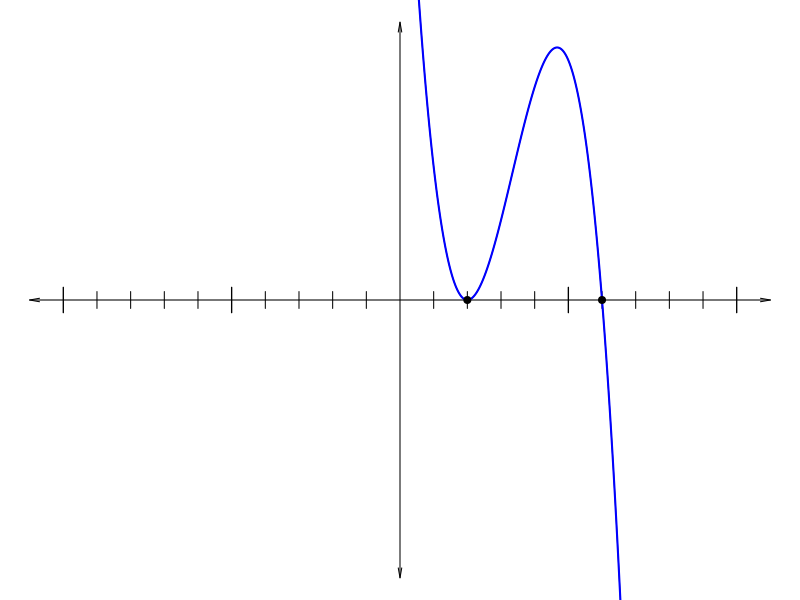
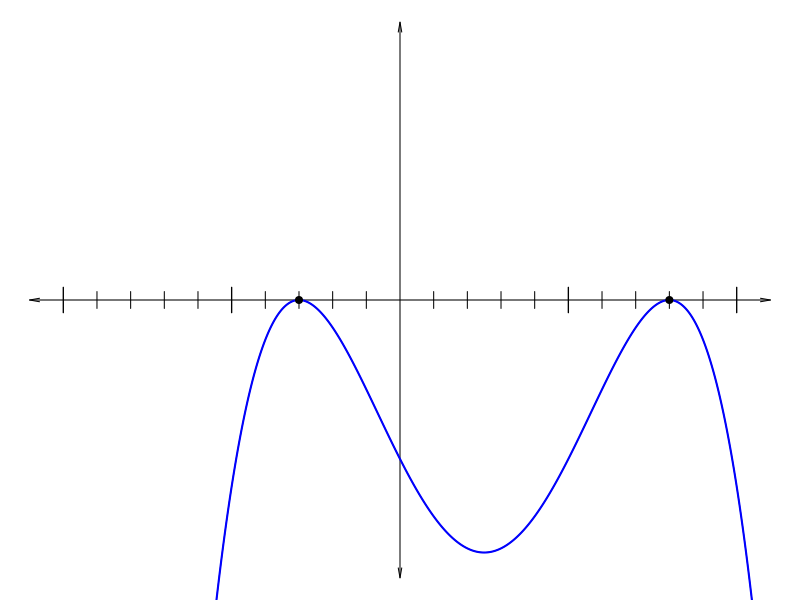
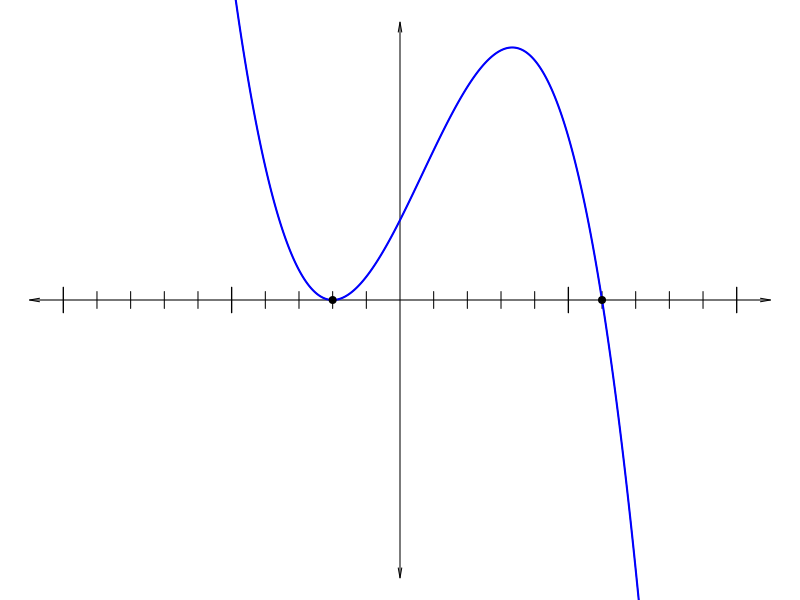
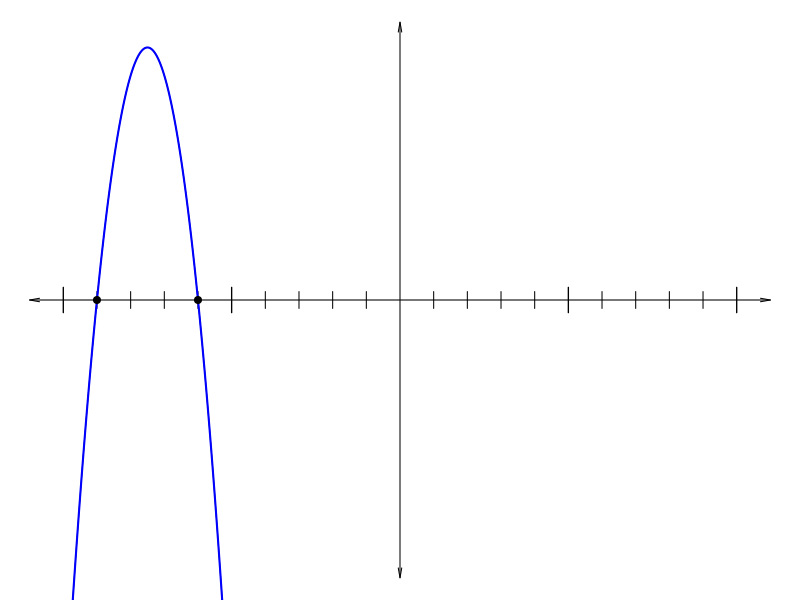

R code for these plots, in order:
## ---- chunk 1
options(scipen=999)

ngraphs = 4
nchoice = 6
As = numeric()
hs = list()
ds = list()
es = list()
ers = character()
ss = character()
sn = numeric()
corrs = numeric()
dposs = list(c(1,1),c(1,2),c(2,1),c(2,2))
sposs = list(c(1,1),c(1,-1),c(-1,1),c(-1,-1))
for(i in 1:ngraphs){
    hch = sample(1:4,1)
    dch = sample(1:4,1)
    A = sample(c(-1,1),1)
    while(T){
        hb = sort(sample(1:9,2))
        h = hb*sposs[[hch]]
        if(abs(diff(abs(hb)))>2){break}
    }
    d = dposs[[dch]]
    hs[[i]] = h
    ds[[i]] = d
    As = c(As,A)
    eq = character()
    mmm = 0
    soln=0
    for(j in 1:4){
        for(k in 1:4){
            for(l in c(-1,1)){
                mmm = mmm+1
                hh = hb*sposs[[j]]
                dd = dposs[[k]]
                neq = paste0("{",l,"}(x-",hh[1],")^{",dd[1],"}(x-",hh[2],")^{",dd[2],"}",collapse="")
                neq = gsub("--","+",neq,fixed=T)
                neq = gsub("^{1}","",neq,fixed=T)
                neq = gsub("{-1}","-",neq,fixed=T)
                neq = gsub("{1}","",neq,fixed=T)
                eq = c(eq,neq)
                if(sum(hh==h)==2 && sum(dd==d)==2 && l==A){
                    soln=mmm
                    }
            }
        }
    }
    eqnums = sort(c(soln,sample((1:length(eq))[-soln],nchoice-1)))
    es[[i]] = eq[eqnums]
    ers = c(ers,eq[soln])
    ss = c(ss,paste0(1*(eqnums==soln),collapse=""))
    sn = c(sn,soln)
    corrs = c(corrs,(1:nchoice)[eqnums==soln])
}

## ---- chunk 2
xx = seq(-12,12,0.01)
for(i in 1:ngraphs){
    cat(paste0("\n\n### Graph ",i,"\n\n",collapse=""))
    hh = hs[[i]]
    dd = ds[[i]]
    eqs = es[[i]]
    aa = As[i]
    yy = aa*(xx-hh[1])^dd[1]*(xx-hh[2])^dd[2]
    x2 = seq(min(hh),max(hh),0.01)
    y2 = aa*(x2-hh[1])^dd[1]*(x2-hh[2])^dd[2]
    mama = max(abs(y2))
    par(mar=c(0,0,0,0))
    plot(xx,yy,"l",xlim=c(-11,11),ylim=c(-1.1*mama,1.1*mama),axes=F,ann=F)
    arrows(-11,0,11,0,0.1,10,3)
    arrows(0,-mama*1.1,0,mama*1.1,0.1,10,3)
    for(jj in 1:10){
        if(jj%%5==0){
            lines(c(jj,jj),c(mama/20,-mama/20),lwd=1.3)
            lines(c(-jj,-jj),c(mama/20,-mama/20),lwd=1.3)
        } else {
            lines(c(jj,jj),c(mama/30,-mama/30))
            lines(c(-jj,-jj),c(mama/30,-mama/30))
        }
        
    }
    lines(xx,yy,col="blue",lwd=2)
    points(hh,c(0,0),col="black",pch=20,cex=1.4)
    cat(paste0("\\\n\nWhich function matches Graph ",i,"?\n"))
    eee = es[[i]]
    nnn = length(eee)
    cat(paste0("\n* $",LETTERS[1:nnn],"(x)~=~",eee,"$",collapse="\n"))
    cat("\n\n")
    cat(paste0("##ANSWER",i,"##\n\n"))
}
## ---- chunk 3
for(i in 1:ngraphs){
    cat(paste0("* ",LETTERS[1:nchoice],"(x)\n",collapse=""))
}
## ---- chunk 4
for(i in 1:ngraphs){
    cat(paste0("* Graph ",i," is $",LETTERS[corrs[i]],"(x)~=~",ers[i],"$\n"))
}
